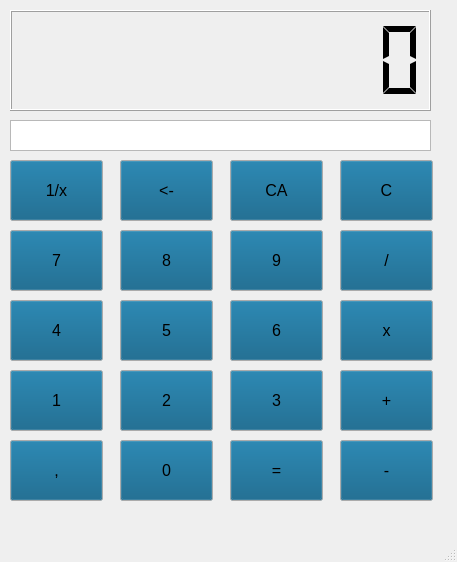
<?xml version="1.0" encoding="UTF-8"?>
<ui version="4.0">
 <class>MainWindow</class>
 <widget class="QMainWindow" name="MainWindow">
  <property name="geometry">
   <rect>
    <x>0</x>
    <y>0</y>
    <width>457</width>
    <height>562</height>
   </rect>
  </property>
  <property name="maximumSize">
   <size>
    <width>800</width>
    <height>800</height>
   </size>
  </property>
  <property name="palette">
   <palette>
    <active>
     <colorrole role="Button">
      <brush brushstyle="SolidPattern">
       <color alpha="255">
        <red>0</red>
        <green>85</green>
        <blue>127</blue>
       </color>
      </brush>
     </colorrole>
    </active>
    <inactive>
     <colorrole role="Button">
      <brush brushstyle="SolidPattern">
       <color alpha="255">
        <red>0</red>
        <green>85</green>
        <blue>127</blue>
       </color>
      </brush>
     </colorrole>
    </inactive>
    <disabled>
     <colorrole role="Button">
      <brush brushstyle="SolidPattern">
       <color alpha="255">
        <red>0</red>
        <green>85</green>
        <blue>127</blue>
       </color>
      </brush>
     </colorrole>
    </disabled>
   </palette>
  </property>
  <property name="font">
   <font>
    <pointsize>12</pointsize>
   </font>
  </property>
  <property name="windowTitle">
   <string>MainWindow</string>
  </property>
  <property name="animated">
   <bool>true</bool>
  </property>
  <property name="tabShape">
   <enum>QTabWidget::Rounded</enum>
  </property>
  <widget class="QWidget" name="centralwidget">
   <widget class="QLCDNumber" name="DisplayLCD">
    <property name="geometry">
     <rect>
      <x>10</x>
      <y>10</y>
      <width>421</width>
      <height>101</height>
     </rect>
    </property>
    <property name="layoutDirection">
     <enum>Qt::LeftToRight</enum>
    </property>
    <property name="frameShape">
     <enum>QFrame::Box</enum>
    </property>
    <property name="frameShadow">
     <enum>QFrame::Raised</enum>
    </property>
    <property name="digitCount">
     <number>10</number>
    </property>
    <property name="segmentStyle">
     <enum>QLCDNumber::Flat</enum>
    </property>
    <property name="value" stdset="0">
     <double>0.000000000000000</double>
    </property>
    <property name="intValue" stdset="0">
     <number>0</number>
    </property>
   </widget>
   <widget class="QPushButton" name="Digito7">
    <property name="geometry">
     <rect>
      <x>10</x>
      <y>230</y>
      <width>93</width>
      <height>61</height>
     </rect>
    </property>
    <property name="text">
     <string>7</string>
    </property>
   </widget>
   <widget class="QPushButton" name="Digito8">
    <property name="geometry">
     <rect>
      <x>120</x>
      <y>230</y>
      <width>93</width>
      <height>61</height>
     </rect>
    </property>
    <property name="text">
     <string>8</string>
    </property>
   </widget>
   <widget class="QPushButton" name="Digito9">
    <property name="geometry">
     <rect>
      <x>230</x>
      <y>230</y>
      <width>93</width>
      <height>61</height>
     </rect>
    </property>
    <property name="text">
     <string>9</string>
    </property>
   </widget>
   <widget class="QPushButton" name="Digito5">
    <property name="geometry">
     <rect>
      <x>120</x>
      <y>300</y>
      <width>93</width>
      <height>61</height>
     </rect>
    </property>
    <property name="text">
     <string>5</string>
    </property>
   </widget>
   <widget class="QPushButton" name="Digito6">
    <property name="geometry">
     <rect>
      <x>230</x>
      <y>300</y>
      <width>93</width>
      <height>61</height>
     </rect>
    </property>
    <property name="text">
     <string>6</string>
    </property>
   </widget>
   <widget class="QPushButton" name="Digito4">
    <property name="geometry">
     <rect>
      <x>10</x>
      <y>300</y>
      <width>93</width>
      <height>61</height>
     </rect>
    </property>
    <property name="text">
     <string>4</string>
    </property>
   </widget>
   <widget class="QPushButton" name="Digito1">
    <property name="geometry">
     <rect>
      <x>10</x>
      <y>370</y>
      <width>93</width>
      <height>61</height>
     </rect>
    </property>
    <property name="text">
     <string>1</string>
    </property>
   </widget>
   <widget class="QPushButton" name="Digito2">
    <property name="geometry">
     <rect>
      <x>120</x>
      <y>370</y>
      <width>93</width>
      <height>61</height>
     </rect>
    </property>
    <property name="text">
     <string>2</string>
    </property>
   </widget>
   <widget class="QPushButton" name="Digito3">
    <property name="geometry">
     <rect>
      <x>230</x>
      <y>370</y>
      <width>93</width>
      <height>61</height>
     </rect>
    </property>
    <property name="text">
     <string>3</string>
    </property>
   </widget>
   <widget class="QPushButton" name="Virgula">
    <property name="geometry">
     <rect>
      <x>10</x>
      <y>440</y>
      <width>93</width>
      <height>61</height>
     </rect>
    </property>
    <property name="text">
     <string>,</string>
    </property>
   </widget>
   <widget class="QPushButton" name="Calcular">
    <property name="geometry">
     <rect>
      <x>230</x>
      <y>440</y>
      <width>93</width>
      <height>61</height>
     </rect>
    </property>
    <property name="text">
     <string>=</string>
    </property>
   </widget>
   <widget class="QPushButton" name="Digito0">
    <property name="geometry">
     <rect>
      <x>120</x>
      <y>440</y>
      <width>93</width>
      <height>61</height>
     </rect>
    </property>
    <property name="text">
     <string>0</string>
    </property>
    <property name="default">
     <bool>false</bool>
    </property>
   </widget>
   <widget class="QPushButton" name="Multiplicar">
    <property name="geometry">
     <rect>
      <x>340</x>
      <y>300</y>
      <width>93</width>
      <height>61</height>
     </rect>
    </property>
    <property name="text">
     <string>x</string>
    </property>
   </widget>
   <widget class="QPushButton" name="Subtrair">
    <property name="geometry">
     <rect>
      <x>340</x>
      <y>440</y>
      <width>93</width>
      <height>61</height>
     </rect>
    </property>
    <property name="text">
     <string>-</string>
    </property>
   </widget>
   <widget class="QPushButton" name="Somar">
    <property name="geometry">
     <rect>
      <x>340</x>
      <y>370</y>
      <width>93</width>
      <height>61</height>
     </rect>
    </property>
    <property name="text">
     <string>+</string>
    </property>
   </widget>
   <widget class="QPushButton" name="Dividir">
    <property name="geometry">
     <rect>
      <x>340</x>
      <y>230</y>
      <width>93</width>
      <height>61</height>
     </rect>
    </property>
    <property name="text">
     <string>/</string>
    </property>
   </widget>
   <widget class="QListWidget" name="Memoria">
    <property name="geometry">
     <rect>
      <x>10</x>
      <y>120</y>
      <width>421</width>
      <height>31</height>
     </rect>
    </property>
   </widget>
   <widget class="QPushButton" name="Fracao">
    <property name="geometry">
     <rect>
      <x>10</x>
      <y>160</y>
      <width>93</width>
      <height>61</height>
     </rect>
    </property>
    <property name="text">
     <string>1/x</string>
    </property>
   </widget>
   <widget class="QPushButton" name="Apagar_Tudo">
    <property name="geometry">
     <rect>
      <x>230</x>
      <y>160</y>
      <width>93</width>
      <height>61</height>
     </rect>
    </property>
    <property name="text">
     <string>CA</string>
    </property>
   </widget>
   <widget class="QPushButton" name="Apagar_Numero">
    <property name="geometry">
     <rect>
      <x>340</x>
      <y>160</y>
      <width>93</width>
      <height>61</height>
     </rect>
    </property>
    <property name="text">
     <string>C</string>
    </property>
   </widget>
   <widget class="QPushButton" name="Apaga_Digito">
    <property name="geometry">
     <rect>
      <x>120</x>
      <y>160</y>
      <width>93</width>
      <height>61</height>
     </rect>
    </property>
    <property name="text">
     <string>&lt;-</string>
    </property>
    <property name="autoDefault">
     <bool>false</bool>
    </property>
   </widget>
  </widget>
  <widget class="QMenuBar" name="menubar">
   <property name="geometry">
    <rect>
     <x>0</x>
     <y>0</y>
     <width>457</width>
     <height>27</height>
    </rect>
   </property>
  </widget>
  <widget class="QStatusBar" name="statusbar"/>
 </widget>
 <resources/>
 <connections/>
</ui>
